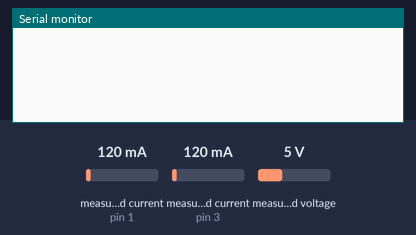
Bench run of a sketch on a simulated Arduino Uno, built with avr-gcc and run on an emulated ATmega328P. Shown: the last lines printed to the serial monitor. Inputs (shaded band) come from the test bench; at power-on: measured current (sensors on pin 1, pin 3) 120 mA, measured voltage 5 V.

Above: at 1.2 s.
1.3 s: measured current (sensor on pin 1) set to 40 mA
At 1.3 s:
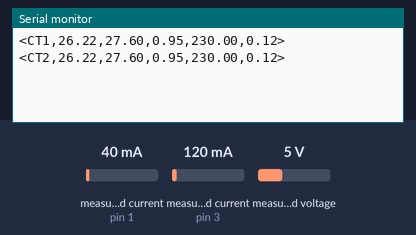
2.8 s: measured current (sensor on pin 3) set to 40 mA
At 4.1 s:
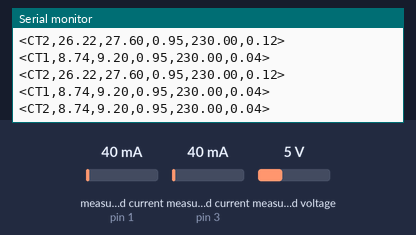
4.3 s: measured voltage set to 0.3 V
At 5.6 s:
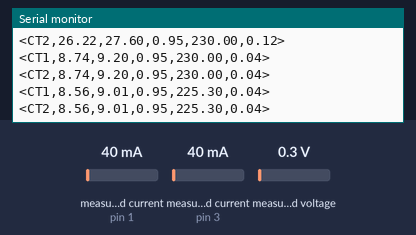
5.8 s: measured current (sensor on pin 1) set to 500 mA
At 7.0 s:
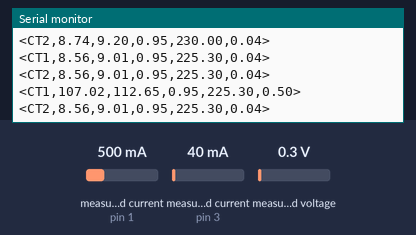
7.3 s: measured current (sensor on pin 3) set to 500 mA
At 8.7 s:
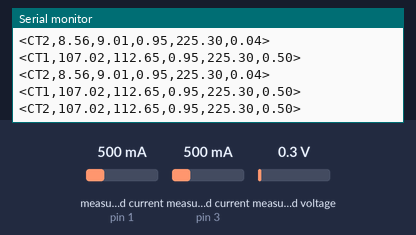
8.8 s: measured voltage set to 3.8 V
At 10.3 s:
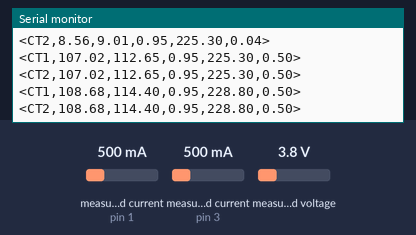
Timing chart, 0 to 11.3 s (numbered marks = the images above; inputs shaded):
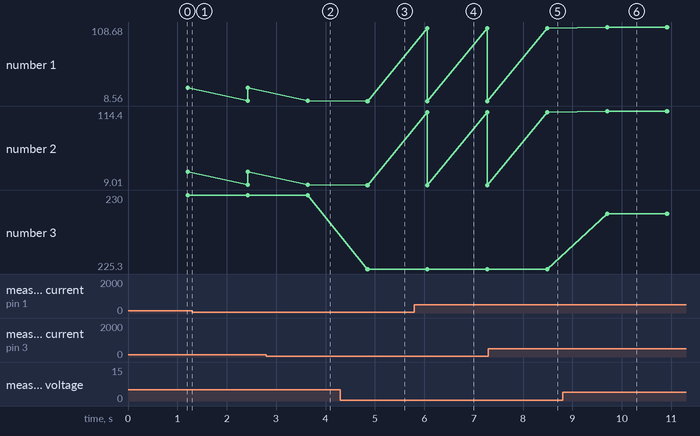

Measured:
- after the input at 2.8 s, the serial monitor: prints a new line after 0.84 s (image 2)
- after the input at 4.3 s, the serial monitor: prints a new line after 0.55 s (image 3)
- after the input at 5.8 s, the serial monitor: prints a new line after 0.26 s (image 4)
- after the input at 7.3 s, the serial monitor: prints a new line after 1.2 s (image 5)
- after the input at 8.8 s, the serial monitor: prints a new line after 0.90 s (image 6)
- plotted number 1: 8.74 → 8.56 after the input at 4.3 s, 107.02 → 108.68 after the input at 8.8 s
- plotted number 2: 9.2 → 9.01 after the input at 4.3 s, 112.65 → 114.4 after the input at 8.8 s
- plotted number 3: 230 → 225.3 after the input at 4.3 s, 225.3 → 228.8 after the input at 8.8 s

The sketch:

voltage_and_current_aug302019.ino
```cpp
// (licence header left out)
#include "EmonLib.h"             // Include Emon Library

#define VOLT_CAL1 110.68    //voltage calibration
#define VOLT_CAL2 163.92
#define CURRENT_CAL1 56.1 //sensor 1 calibration
#define CURRENT_CAL2 60.9 //sensor 2 calibration

EnergyMonitor emon1;             // Create an instance
EnergyMonitor emon2;             // Create an instance

const int currentPin1 = 1;
const int currentPin2 = 3;
const int voltagePin1 = 2;
const int voltagePin2 = 0;

int serUpdate = 1000;            // Serial update time in millis
unsigned long time_now = 0;

void setup()
{
  Serial.begin(115200);
 // Serial1.begin(115200);

  emon1.voltage(voltagePin1, VOLT_CAL1, 1.7);       // Voltage: input pin, calibration, phase_shift
  emon1.current(currentPin1, CURRENT_CAL1);       // Current: input pin, calibration.

  emon2.voltage(voltagePin2, VOLT_CAL2, 1.64);       // Voltage: input pin, calibration, phase_shift
  emon2.current(currentPin2, CURRENT_CAL2);       // Current: input pin, calibration.
}

void loop()
{
  //Serial.print("* ");
  emon1.calcVI(20,2000);         // Calculate all. No.of half wavelengths (crossings), time-out
  emon2.calcVI(20,2000);         // Calculate all. No.of half wavelengths (crossings), time-out

  //emon1.serialprint();           // Print out all variables (realpower, apparent power, Vrms, Irms, power factor)
  //emon2.serialprint();           // Print out all variables (realpower, apparent power, Vrms, Irms, power factor)

  float rPower1       = emon1.realPower;        //extract Real Power into variable
  float rPower2       = emon2.realPower;        //extract Real Power into variable
  float aPower1   = emon1.apparentPower;    //extract Apparent Power into variable
  float aPower2   = emon2.apparentPower;    //extract Apparent Power into variable
  float pFactor1     = emon1.powerFactor;      //extract Power Factor into Variable
  float pFactor2     = emon2.powerFactor;      //extract Power Factor into Variable
  float Irms1            = emon1.Irms;             //extract Irms into Variable
  float Irms2            = emon2.Irms;             //extract Irms into Variable
  float supplyVoltage1   = emon1.Vrms;             //extract Vrms into Variable
  float supplyVoltage2   = emon2.Vrms;             //extract Vrms into Variable

  if( millis() > time_now + serUpdate ) {
    time_now = millis();

    Serial.print("<CT1,");
    Serial.print(rPower1);
    Serial.print(",");
    Serial.print(aPower1);
    Serial.print(",");
    Serial.print(pFactor1);
    Serial.print(",");
    Serial.print(supplyVoltage1);
    Serial.print(",");
    Serial.print(Irms1);
    Serial.println(">");

    Serial.print("<CT2,");
    Serial.print(rPower2);
    Serial.print(",");
    Serial.print(aPower2);
    Serial.print(",");
    Serial.print(pFactor2);
    Serial.print(",");
    Serial.print(supplyVoltage2);
    Serial.print(",");
    Serial.print(Irms2);
    Serial.println(">");

    //emon2.serialprint();
  }
}
```
